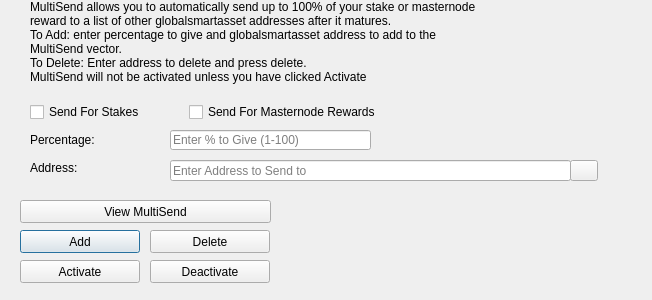
<?xml version="1.0" encoding="UTF-8"?>
<ui version="4.0">
 <class>MultiSendDialog</class>
 <widget class="QDialog" name="MultiSendDialog">
  <property name="windowModality">
   <enum>Qt::NonModal</enum>
  </property>
  <property name="geometry">
   <rect>
    <x>0</x>
    <y>0</y>
    <width>652</width>
    <height>300</height>
   </rect>
  </property>
  <property name="windowTitle">
   <string>MultiSend</string>
  </property>
  <widget class="QLineEdit" name="multiSendPercentEdit">
   <property name="geometry">
    <rect>
     <x>170</x>
     <y>130</y>
     <width>201</width>
     <height>20</height>
    </rect>
   </property>
   <property name="toolTip">
    <string>Enter whole numbers 1 - 100</string>
   </property>
   <property name="placeholderText">
    <string>Enter % to Give (1-100)</string>
   </property>
  </widget>
  <widget class="QLineEdit" name="multiSendAddressEdit">
   <property name="geometry">
    <rect>
     <x>170</x>
     <y>160</y>
     <width>401</width>
     <height>21</height>
    </rect>
   </property>
   <property name="toolTip">
    <string/>
   </property>
   <property name="placeholderText">
    <string>Enter Address to Send to</string>
   </property>
  </widget>
  <widget class="QLabel" name="label_2">
   <property name="geometry">
    <rect>
     <x>30</x>
     <y>0</y>
     <width>451</width>
     <height>121</height>
    </rect>
   </property>
   <property name="lineWidth">
    <number>1</number>
   </property>
   <property name="text">
    <string>MultiSend allows you to automatically send up to 100% of your stake or masternode reward to a list of other globalsmartasset addresses after it matures.
To Add: enter percentage to give and globalsmartasset address to add to the MultiSend vector.
To Delete: Enter address to delete and press delete.
MultiSend will not be activated unless you have clicked Activate</string>
   </property>
   <property name="alignment">
    <set>Qt::AlignLeading|Qt::AlignLeft|Qt::AlignTop</set>
   </property>
   <property name="wordWrap">
    <bool>true</bool>
   </property>
  </widget>
  <widget class="QLabel" name="message">
   <property name="geometry">
    <rect>
     <x>290</x>
     <y>200</y>
     <width>351</width>
     <height>91</height>
    </rect>
   </property>
   <property name="text">
    <string/>
   </property>
  </widget>
  <widget class="QPushButton" name="addButton">
   <property name="geometry">
    <rect>
     <x>20</x>
     <y>230</y>
     <width>120</width>
     <height>23</height>
    </rect>
   </property>
   <property name="toolTip">
    <string/>
   </property>
   <property name="statusTip">
    <string>Add to MultiSend Vector</string>
   </property>
   <property name="text">
    <string>Add</string>
   </property>
  </widget>
  <widget class="QPushButton" name="disableButton">
   <property name="geometry">
    <rect>
     <x>150</x>
     <y>260</y>
     <width>120</width>
     <height>23</height>
    </rect>
   </property>
   <property name="statusTip">
    <string>Deactivate MultiSend</string>
   </property>
   <property name="text">
    <string>Deactivate</string>
   </property>
  </widget>
  <widget class="QPushButton" name="addressBookButton">
   <property name="geometry">
    <rect>
     <x>570</x>
     <y>160</y>
     <width>28</width>
     <height>21</height>
    </rect>
   </property>
   <property name="toolTip">
    <string>Choose an address from the address book</string>
   </property>
   <property name="text">
    <string/>
   </property>
   <property name="icon">
    <iconset resource="../globalsmartasset.qrc">
     <normaloff>:/icons/address-book</normaloff>:/icons/address-book</iconset>
   </property>
   <property name="shortcut">
    <string>Alt+A</string>
   </property>
   <property name="autoDefault">
    <bool>false</bool>
   </property>
  </widget>
  <widget class="QLabel" name="label">
   <property name="geometry">
    <rect>
     <x>30</x>
     <y>130</y>
     <width>121</width>
     <height>20</height>
    </rect>
   </property>
   <property name="toolTip">
    <string>Percentage of stake to send</string>
   </property>
   <property name="text">
    <string>Percentage:</string>
   </property>
  </widget>
  <widget class="QLabel" name="label_5">
   <property name="geometry">
    <rect>
     <x>30</x>
     <y>160</y>
     <width>111</width>
     <height>16</height>
    </rect>
   </property>
   <property name="toolTip">
    <string>Address to send portion of stake to</string>
   </property>
   <property name="text">
    <string>Address:</string>
   </property>
  </widget>
  <widget class="QPushButton" name="deleteButton">
   <property name="geometry">
    <rect>
     <x>150</x>
     <y>230</y>
     <width>120</width>
     <height>23</height>
    </rect>
   </property>
   <property name="toolTip">
    <string/>
   </property>
   <property name="statusTip">
    <string>Delete Address From MultiSend Vector</string>
   </property>
   <property name="text">
    <string>Delete</string>
   </property>
  </widget>
  <widget class="QPushButton" name="activateButton">
   <property name="geometry">
    <rect>
     <x>20</x>
     <y>260</y>
     <width>120</width>
     <height>23</height>
    </rect>
   </property>
   <property name="statusTip">
    <string>Activate MultiSend</string>
   </property>
   <property name="text">
    <string>Activate</string>
   </property>
  </widget>
  <widget class="QPushButton" name="viewButton">
   <property name="geometry">
    <rect>
     <x>20</x>
     <y>200</y>
     <width>251</width>
     <height>23</height>
    </rect>
   </property>
   <property name="toolTip">
    <string/>
   </property>
   <property name="statusTip">
    <string>View MultiSend Vector</string>
   </property>
   <property name="text">
    <string>View MultiSend</string>
   </property>
  </widget>
  <widget class="QWidget" name="horizontalLayoutWidget">
   <property name="geometry">
    <rect>
     <x>30</x>
     <y>100</y>
     <width>351</width>
     <height>24</height>
    </rect>
   </property>
   <layout class="QHBoxLayout" name="horizontalLayout">
    <item>
     <widget class="QCheckBox" name="multiSendStakeCheckBox">
      <property name="text">
       <string>Send For Stakes</string>
      </property>
     </widget>
    </item>
    <item>
     <widget class="QCheckBox" name="multiSendMasternodeCheckBox">
      <property name="text">
       <string>Send For Masternode Rewards</string>
      </property>
     </widget>
    </item>
   </layout>
  </widget>
 </widget>
 <resources>
  <include location="../globalsmartasset.qrc"/>
 </resources>
 <connections/>
</ui>
